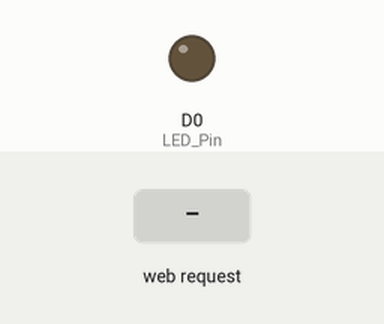
Recording of a sketch running on a simulated ESP8266 (NodeMCU). On the bench: output pins drawn as LEDs (lit = HIGH). Inputs (shaded band) come from the test bench.

Above: at 1.2 s.
1.3 s: HTTP request GET /LED_OFF received
At 2.1 s:
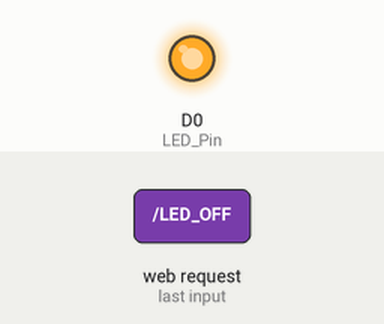
2.8 s: HTTP request GET /LED_ON received
At 3.2 s:
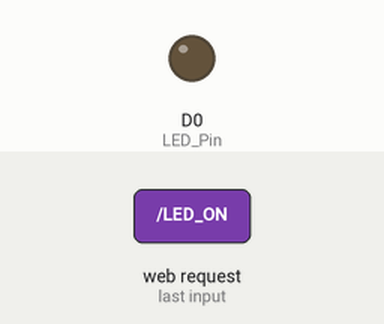
Timing chart, 0 to 5.8 s (numbered marks = the images above; inputs shaded):
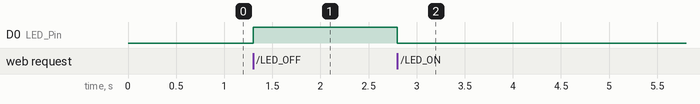

The sketch:

wifi_setup.ino
```cpp
#include<ESP8266WiFi.h>
const char WiFiPassword[]="passcode";
const char AP_NameChar[]="yourname";

WiFiServer server(80);

String a = "HTTP/1.1 200 OK\r\nContent-Type:/html\r\n\r\n";

String b = "<!DOCTYPEhtml><html><head><title>LED Control</title></head><body><divid='main'><h2>LED Control</h2>";

String c = "<form id='F1'action='LED_ON'><input class='button'type=submit value='LED_ON'></form><br>";

String d = "<form id='F2'action='LED_OFF'><input class='button'type=submit value='LED_OFF'></form><br>";

String e = "</div></body></html>";

String request="";
int LED_Pin=D0;
void setup() {
  // put your setup code here, to run once:
  pinMode(LED_Pin,OUTPUT);
  boolean conn=WiFi.softAP(AP_NameChar,WiFiPassword);
  server.begin();
}

void loop() {
  // put your main code here, to run repeatedly:
WiFiClient client=server.available();

if(!client)
{
  return;
}

request=client.readStringUntil('\r');

if(request.indexOf("LED_OFF")>0){
  digitalWrite(LED_Pin,HIGH);}
  else if(request.indexOf("LED_ON")>0){
    digitalWrite(LED_Pin,LOW);}

    client.flush();

    client.print(a);
    client.print(b);
    client.print(c);
    client.print(d);
    client.print(e);


}
```

Measured:
- after the input at 1.3 s, D0 (LED_Pin): LOW → HIGH at once
- after the input at 2.8 s, D0 (LED_Pin): HIGH → LOW at once
